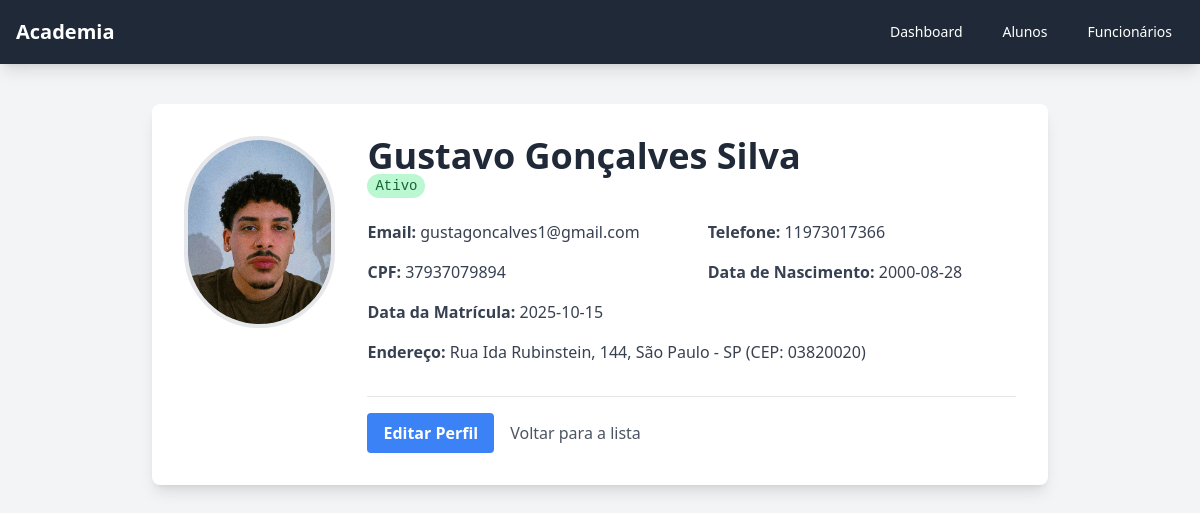
Page /aluno/perfil/1 on the committed database.
### app.py (models this page shows)
class Aluno(db.Model):
    __tablename__ = 'alunos'
    id = db.Column(db.Integer, primary_key=True)
    nome = db.Column(db.String(100), nullable=False)
    foto = db.Column(db.String(100), nullable=True, default='default.png')
    cpf = db.Column(db.String(14), unique=True, nullable=False)
    data_nascimento = db.Column(db.String(10), nullable=False)
    endereco = db.Column(db.String(200), nullable=True)
    cidade = db.Column(db.String(100), nullable=True)
    estado = db.Column(db.String(2), nullable=True)
    cep = db.Column(db.String(9), nullable=True)
    telefone = db.Column(db.String(20), nullable=True)
    email = db.Column(db.String(100), unique=True, nullable=True)
    data_matricula = db.Column(db.String(10), nullable=True)
    status = db.Column(db.String(10), default= 'Ativo', nullable=False)

### app.py (the view)
@app.route('/aluno/perfil/<int:aluno_id>')
def perfil_aluno(aluno_id):
    aluno = Aluno.query.get_or_404(aluno_id)
    return render_template('perfil_aluno.html', aluno=aluno)

### templates/perfil_aluno.html (shortened to what this page needs)
{% extends 'base.html' %}
{% block content %}
<div class="max-w-4xl mx-auto bg-white p-8 shadow-lg rounded-lg">
    <div class="flex flex-col md:flex-row items-center md:items-start">
        <img src="{{ url_for('static', filename='uploads/' + aluno.foto) }}" alt="Foto de {{ aluno.nome }}" class="w-48 h-48 rounded-full object-cover border-4 border-gray-200 mb-6 md:mb-0 md:mr-8">
        <div class="w-full">
            <h1 class="text-4xl font-bold text-gray-800">{{ aluno.nome }}</h1>
            <p class="text-lg text-gray-500 mb-4">
                <span class="font-mono px-2 py-1 rounded-full text-sm {{ 'bg-green-200 text-green-800' if aluno.status == 'Ativo' else 'bg-red-200 text-red-800' }}">{{ aluno.status }}</span>
            </p>
            <div class="grid grid-cols-1 md:grid-cols-2 gap-x-8 gap-y-4 mt-6 text-gray-700">
                <div><strong>Email:</strong> {{ aluno.email or 'Não informado' }}</div>
                <div><strong>Telefone:</strong> {{ aluno.telefone or 'Não informado' }}</div>
                <div><strong>CPF:</strong> {{ aluno.cpf }}</div>
                <div><strong>Data de Nascimento:</strong> {{ aluno.data_nascimento }}</div>
                <div><strong>Data da Matrícula:</strong> {{ aluno.data_matricula or 'Não informado' }}</div>
                <div class="col-span-2"><strong>Endereço:</strong> {{ aluno.endereco or 'Não informado' }}, {{ aluno.cidade or '' }} - {{ aluno.estado or '' }} (CEP: {{ aluno.cep or 'N/A' }})</div>
            </div>
            <div class="mt-8 border-t pt-4 flex items-center space-x-4">
                 <a href="{{ url_for('editar_aluno', aluno_id=aluno.id) }}" class="bg-blue-500 hover:bg-blue-600 text-white font-bold py-2 px-4 rounded">Editar Perfil</a>
                 <a href="{{ url_for('lista_alunos') }}" class="text-gray-600 hover:underline">Voltar para a lista</a>
            </div>
        </div>
    </div>
</div>
{% endblock %}

### templates/base.html (shortened to what this page needs)
<html lang="pt-br">
<head>
    <script src="https://cdn.tailwindcss.com"></script>
</head>
<body class="bg-gray-100">
    <nav class="bg-gray-800 text-white shadow-lg">
        <div class="max-w-7xl mx-auto px-4">
            <div class="flex justify-between h-16">
                <div class="flex items-center">
                    <a href="{{ url_for('index') }}" class="font-bold text-xl">Academia</a>
                </div>
                <div class="flex items-center space-x-4">
                    <a href="{{ url_for('index') }}" class="px-3 py-2 rounded-md text-sm font-medium hover:bg-gray-700">Dashboard</a>
                    <a href="{{ url_for('lista_alunos') }}" class="px-3 py-2 rounded-md text-sm font-medium hover:bg-gray-700">Alunos</a>
                    <a href="{{ url_for('lista_funcionarios') }}" class="px-3 py-2 rounded-md text-sm font-medium hover:bg-gray-700">Funcionários</a>
                </div>
            </div>
        </div>
    </nav>
    <main class="p-10">
        {% block content %}{% endblock %}
    </main>
</body>
</html>

### rows in the picture
Aluno: foto (picture), nome "Gustavo Gonçalves Silva", status "Ativo", email "gustagoncalves1@gmail.com", telefone "11973017366", cpf "37937079894", data_nascimento "2000-08-28", data_matricula "2025-10-15", endereco "Rua Ida Rubinstein, 144", cidade "São Paulo", estado "SP", cep "03820020"
